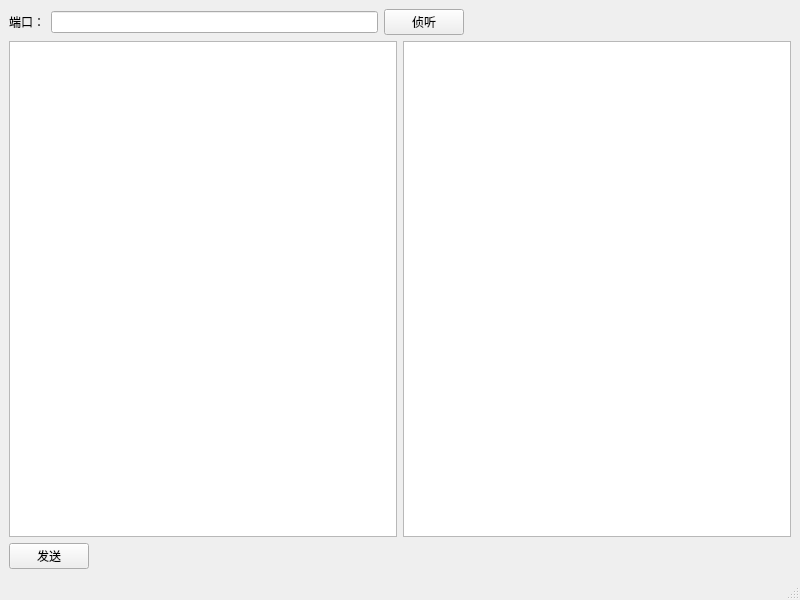
<?xml version="1.0" encoding="UTF-8"?>
<ui version="4.0">
 <class>MainWindow</class>
 <widget class="QMainWindow" name="MainWindow">
  <property name="geometry">
   <rect>
    <x>0</x>
    <y>0</y>
    <width>800</width>
    <height>600</height>
   </rect>
  </property>
  <property name="windowTitle">
   <string>MainWindow</string>
  </property>
  <widget class="QWidget" name="centralwidget">
   <layout class="QGridLayout" name="gridLayout_2">
    <item row="0" column="0">
     <layout class="QGridLayout" name="gridLayout">
      <item row="0" column="0" colspan="2">
       <layout class="QHBoxLayout" name="horizontalLayout">
        <item>
         <widget class="QLabel" name="label">
          <property name="text">
           <string>端口：</string>
          </property>
         </widget>
        </item>
        <item>
         <widget class="QLineEdit" name="lineEdit_Port"/>
        </item>
        <item>
         <widget class="QPushButton" name="pushButton_Listen">
          <property name="text">
           <string>侦听</string>
          </property>
         </widget>
        </item>
        <item>
         <spacer name="horizontalSpacer">
          <property name="orientation">
           <enum>Qt::Horizontal</enum>
          </property>
          <property name="sizeHint" stdset="0">
           <size>
            <width>40</width>
            <height>20</height>
           </size>
          </property>
         </spacer>
        </item>
       </layout>
      </item>
      <item row="1" column="0">
       <widget class="QTextEdit" name="textEdit_Send"/>
      </item>
      <item row="1" column="1">
       <widget class="QTextEdit" name="textEdit_Recv"/>
      </item>
      <item row="2" column="0">
       <widget class="QPushButton" name="pushButton_Send">
        <property name="sizePolicy">
         <sizepolicy hsizetype="Fixed" vsizetype="Fixed">
          <horstretch>0</horstretch>
          <verstretch>0</verstretch>
         </sizepolicy>
        </property>
        <property name="text">
         <string>发送</string>
        </property>
       </widget>
      </item>
     </layout>
    </item>
   </layout>
  </widget>
  <widget class="QMenuBar" name="menubar">
   <property name="geometry">
    <rect>
     <x>0</x>
     <y>0</y>
     <width>800</width>
     <height>26</height>
    </rect>
   </property>
  </widget>
  <widget class="QStatusBar" name="statusbar"/>
 </widget>
 <resources/>
 <connections/>
</ui>
